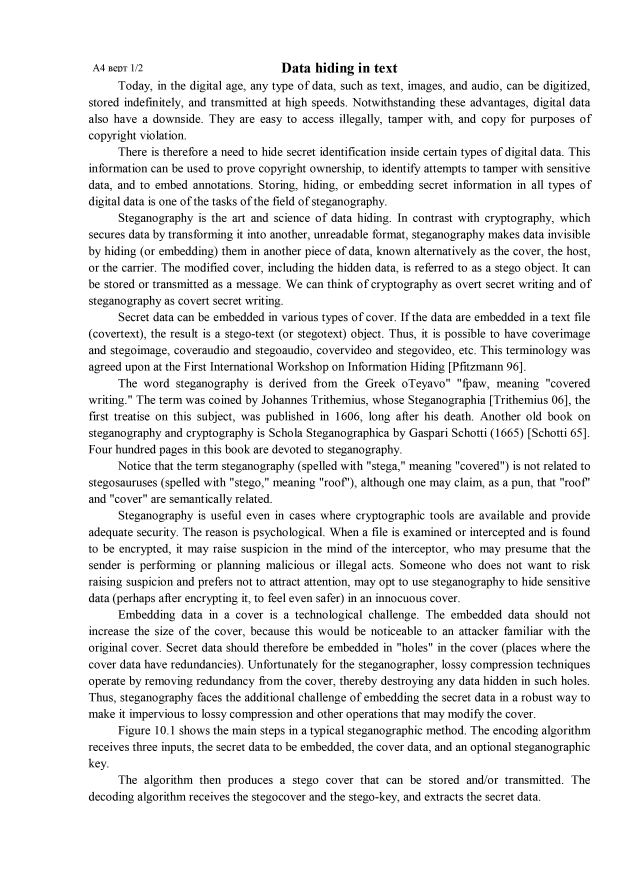
#> input picture original_documents/1.png, 2480 x 3508 px (shown at 1/4 size); its folder holds only this picture in this run
$ python test_generate.py
#> lines starting #> are read from the running program, lines starting #| are printed output that depends on the picture
"""
Это исключительно вспомогательная программа

Она берет все изображения с расширением png из папки original_documents,
поворачивает их на 90, 180 и 270 градусов и сохраняет в папку test_data
(test_data будет создана автоматически)

При необходимости пополнить список тестовых документов, новые образцы требуется загрузить в папку original_documents и прогнать данный код
"""

import cv2
import os

# Укажите путь к папке с изображениями
input_directory = 'original_documents'
# Укажите путь к папке для сохранения результатов
output_directory = 'test_data'

# Углы поворота (в градусах)
angles = [90, 180, 270]

# Создание выходной директории, если она не существует
os.makedirs(output_directory, exist_ok=True)

# Перебор всех PNG-файлов в директории
for filename in os.listdir(input_directory):
    if filename.endswith('.png'):
        # Полный путь к файлу
        file_path = os.path.join(input_directory, filename)

        # Загрузка изображения
        image = cv2.imread(file_path, cv2.IMREAD_GRAYSCALE)
#> image is the input picture: shape (3508, 2480); min 0, max 255, mean 235.1

        # Проверка, что изображение загружено успешно
        if image is None:
            print(f"Ошибка: Не удалось загрузить изображение {file_path}")
            continue

        # Сохранение оригинального изображения (опционально)
        original_output_path = os.path.join(output_directory, f'original_{filename}')
        cv2.imwrite(original_output_path, image)

        # Поворот изображения на каждый угол
        for angle in angles:
            # Получение размеров изображения
            (height, width) = image.shape[:2]

            # Вычисление центра изображения
            center = (width // 2, height // 2)

            # Получение матрицы поворота
            rotation_matrix = cv2.getRotationMatrix2D(center, angle, 1.0)

            # Вычисление новых размеров изображения после поворота
            if angle % 180 == 90:  # Для 90° и 270° меняем ширину и высоту местами
                new_width = height
                new_height = width
            else:
                new_width = width
                new_height = height

            # Учет изменения размеров в матрице поворота
            rotation_matrix[0, 2] += (new_width - width) / 2
            rotation_matrix[1, 2] += (new_height - height) / 2

            # Применение поворота с новыми размерами
            rotated_image = cv2.warpAffine(image, rotation_matrix, (new_width, new_height))

            # Сохранение повернутого изображения
            rotated_output_path = os.path.join(output_directory, f'rotated_{angle}_{filename}')
            cv2.imwrite(rotated_output_path, rotated_image)

            print(f"Сохранено: {rotated_output_path}")
#> this loop made 3 passes
#> pass 1, `rotated_image = cv2.warpAffine(image, rotation_matrix, (new_width, new..`:
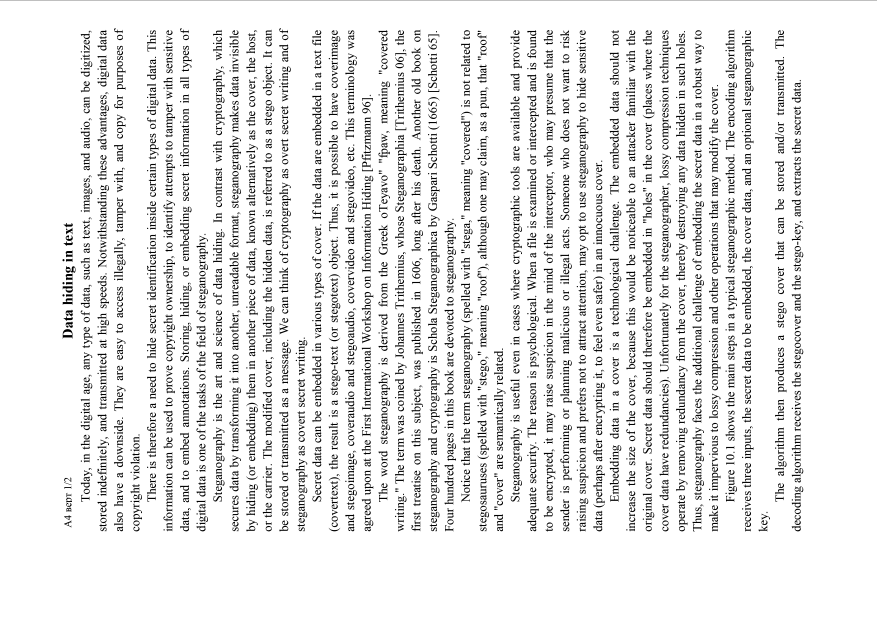
#> rotated_image: shape (2480, 3508) (shown at 1/4 size); min 0, max 255, mean 235
#> pass 2, `rotated_image = cv2.warpAffine(image, rotation_matrix, (new_width, new..`:
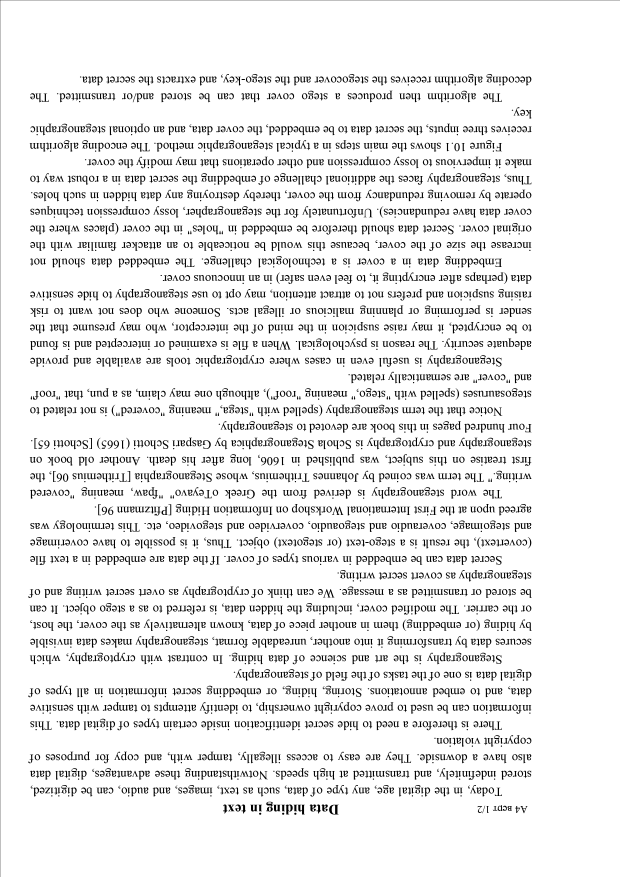
#> rotated_image: shape (3508, 2480) (shown at 1/4 size); min 0, max 255, mean 235
#> pass 3, `rotated_image = cv2.warpAffine(image, rotation_matrix, (new_width, new..`:
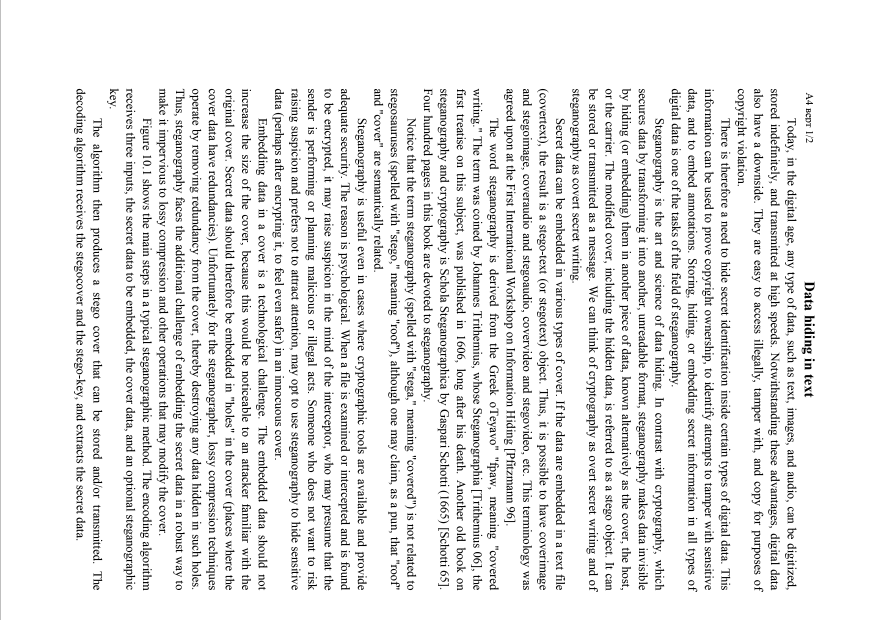
#> rotated_image: shape (2480, 3508) (shown at 1/4 size); min 0, max 255, mean 235.1


print("Обработка завершена!")

$ run again, on original_documents/2.png
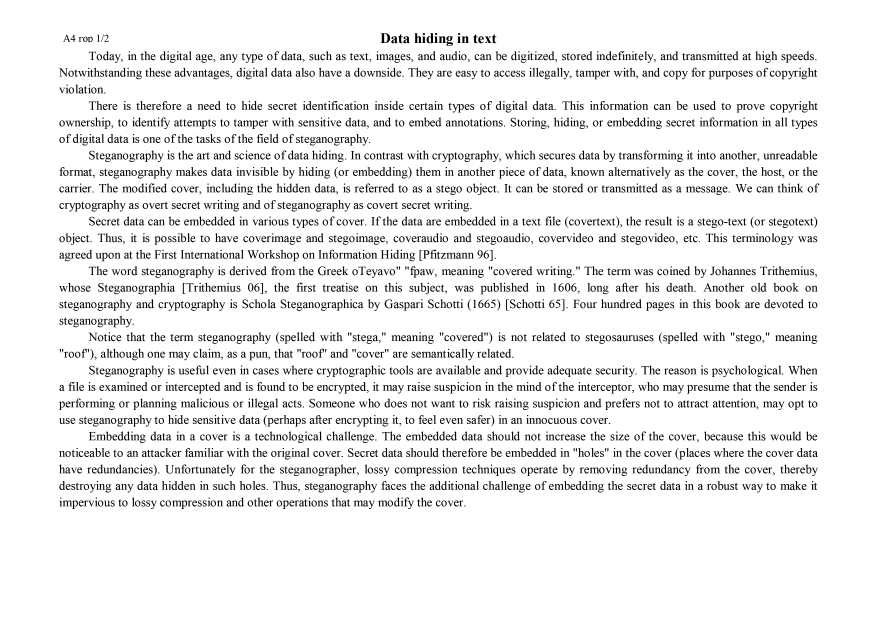
#> input picture original_documents/2.png, 3508 x 2480 px (shown at 1/4 size)
#> image is the input picture: shape (2480, 3508); min 0, max 255, mean 237.1
#> the loop `for angle in angles:` made 3 passes
#> pass 1, `rotated_image = cv2.warpAffine(image, rotation_matrix, (new_width, new..`:
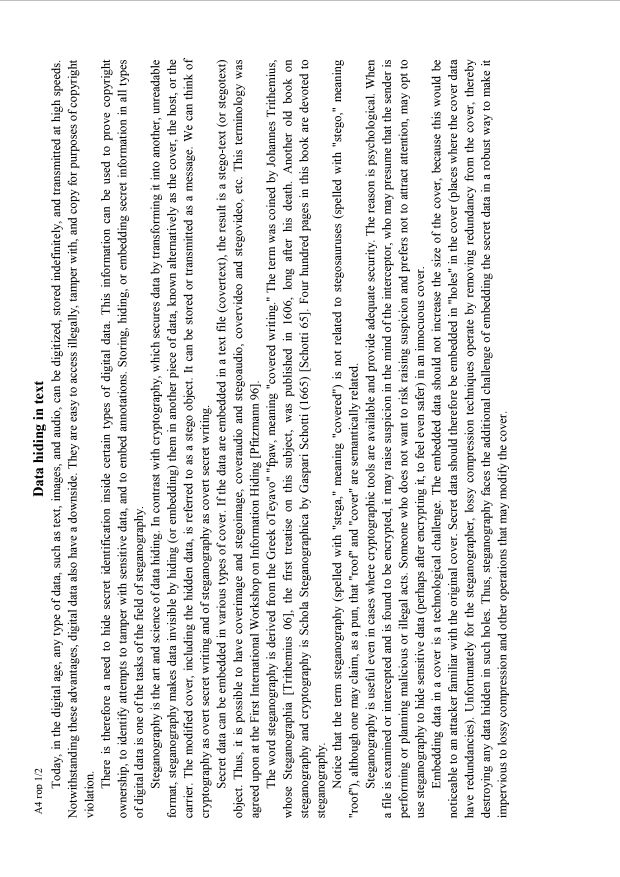
#> rotated_image: shape (3508, 2480) (shown at 1/4 size); min 0, max 255, mean 237
#> pass 3, `rotated_image = cv2.warpAffine(image, rotation_matrix, (new_width, new..`:
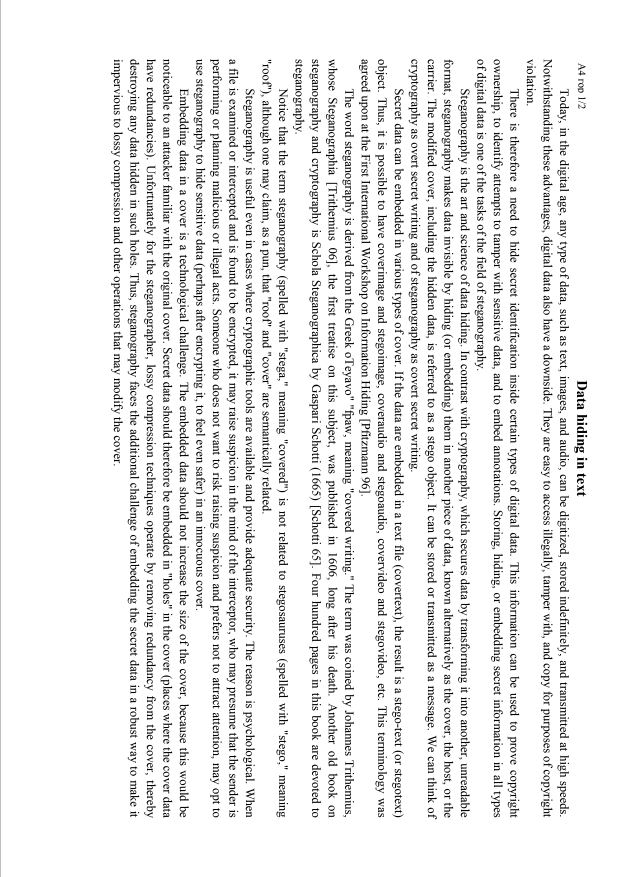
#> rotated_image: shape (3508, 2480) (shown at 1/4 size); min 0, max 255, mean 237
